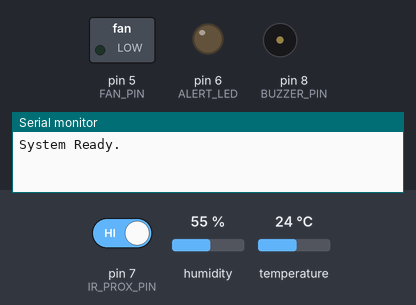
The sketch below on a simulated Arduino Uno, built with avr-gcc and run on an emulated ATmega328P. Parts: switched loads named in the sketch (green lamp = pin HIGH), output pins drawn as LEDs (lit = HIGH), buzzer (waves = sounding, pin HIGH), the last lines printed to the serial monitor. Inputs (shaded band) come from the test bench; at power-on: temperature 24 °C, pin 7 (IR_PROX_PIN) HIGH, humidity 55 %.

Above: at 1.8 s.
1.9 s: temperature set to 32 °C
5.0 s: temperature set to 35 °C
At 7.0 s:
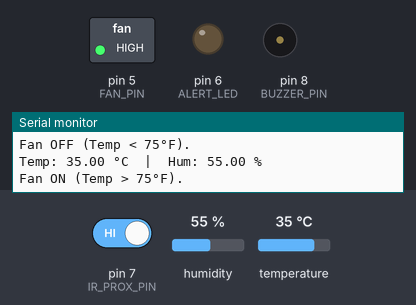
8.0 s: pin 7 (IR_PROX_PIN) driven LOW
At 9.2 s:
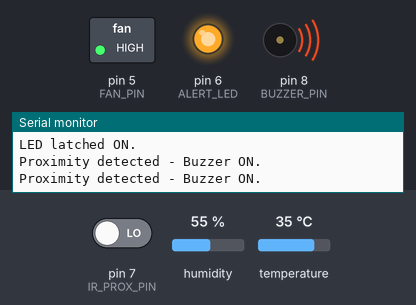
9.5 s: pin 7 (IR_PROX_PIN) driven HIGH
At 10.2 s:
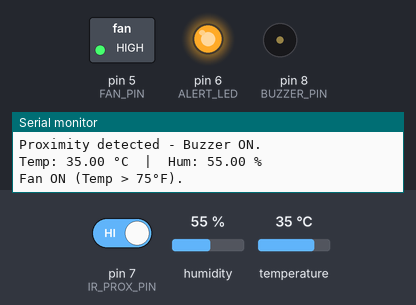
11.0 s: temperature set to 12 °C
At 13.4 s:
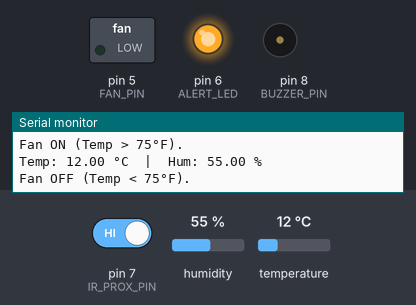
14.0 s: pin 7 (IR_PROX_PIN) driven LOW
At 14.6 s:
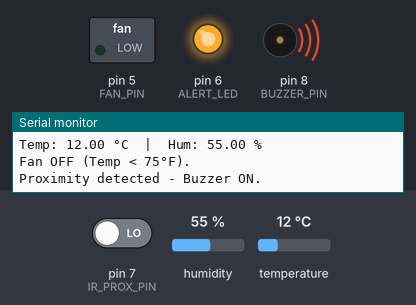
Timing chart, 0 to 16.6 s (numbered marks = the images above; inputs shaded):
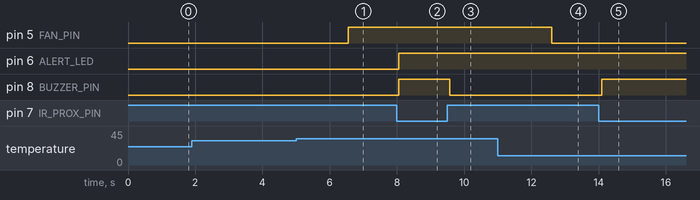

Measured:
- the behaviour switches between 33 and 34 °C on temperature (found by bisection; images 0 and 1)
- after the input at 5.0 s, pin 5 (FAN_PIN): LOW → HIGH after 1.5 s
- after the input at 8.0 s, pin 6 (ALERT_LED), pin 8 (BUZZER_PIN): LOW → HIGH after 0.05 s
- after the input at 9.5 s, pin 8 (BUZZER_PIN): HIGH → LOW after 0.08 s
- after the input at 11.0 s, pin 5 (FAN_PIN): HIGH → LOW after 1.6 s
- after the input at 14.0 s, pin 8 (BUZZER_PIN): LOW → HIGH after 0.10 s

The sketch:

MidtermECET430_POC_PIRR_DHT11.ino
```cpp
#include <DHT.h>  // DHT11 sensor library

// --- Pin Definitions ---
#define DHTPIN         3
#define DHTTYPE        DHT11
#define FAN_PIN        5       // DC motor/fan via transistor
#define BUZZER_PIN     8       // Active buzzer
#define IR_PROX_PIN    7       // TCRT5000 sensor OUT
#define ALERT_LED      6       // LED that stays on after IR trigger

DHT dht(DHTPIN, DHTTYPE);

// --- State ---
bool ledLockedOn = false;

// Static timestamp for timing
static unsigned long measurement_timestamp = 0;

// Function to measure environment with timing control
static bool measure_environment(float *temperature, float *humidity) {
  if (millis() - measurement_timestamp > 3000ul) { // every 3 seconds
    *temperature = dht.readTemperature();
    *humidity = dht.readHumidity();
    measurement_timestamp = millis();

    if (!isnan(*temperature) && !isnan(*humidity)) {
      return true;
    }
  }
  return false;
}

void setup() {
  Serial.begin(9600);
  dht.begin();

  pinMode(FAN_PIN, OUTPUT);
  pinMode(BUZZER_PIN, OUTPUT);
  pinMode(IR_PROX_PIN, INPUT);
  pinMode(ALERT_LED, OUTPUT);

  Serial.println("System Ready.");
}

void loop() {
  float temp = 0.0;
  float hum = 0.0;

  // --- Read Temp/Humidity and Control Fan ---
  if (measure_environment(&temp, &hum)) {
    Serial.print("Temp: ");
    Serial.print(temp);
    Serial.print(" °C  |  Hum: ");
    Serial.print(hum);
    Serial.println(" %");

    if (temp >= 34.0) {
      digitalWrite(FAN_PIN, HIGH);
      Serial.println("Fan ON (Temp > 75°F).");
    } else {
      digitalWrite(FAN_PIN, LOW);
      Serial.println("Fan OFF (Temp < 75°F).");
    }
  }

  // --- TCRT5000 IR Sensor Triggers Buzzer & Locks LED ON ---
  if (digitalRead(IR_PROX_PIN) == LOW) {
    digitalWrite(BUZZER_PIN, HIGH);
    Serial.println("Proximity detected - Buzzer ON.");

    if (!ledLockedOn) {
      digitalWrite(ALERT_LED, HIGH);
      ledLockedOn = true;
      Serial.println("LED latched ON.");
    }
  } else {
    digitalWrite(BUZZER_PIN, LOW);
  }

  delay(500);
}
```
